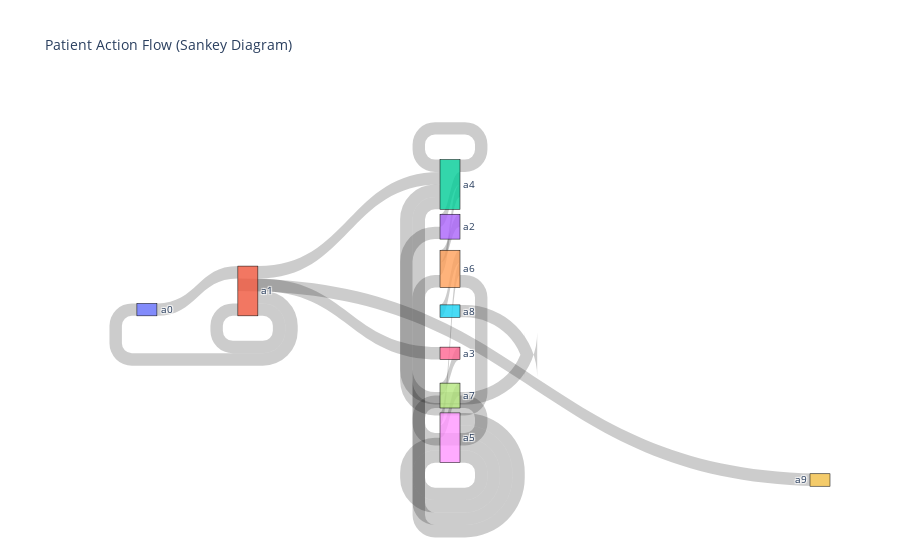

Notebook code for this chart:
### Markdown cell above
### Seeds set to zero and q-learning turned off

Total system cost: 191021

Average queue penalty: 12999798.758499999

Average clinical penalty: 5.03595042634033

Average wait time: 282.8

Average clinical variables: {'bp': 120.08947317851548, 'glucose': 89.75294481773349, 'bmi': 22.055768247153303, 'oxygen': 98.46490925347614, 
'mental_health': 80.02666899587717}

Best Q-learning action per pathway (state):

|  |  |  |
|--|--|--|
|  Pathway: d0 | Best q_threshold: 0 | Q-value: -145364.95 |
|  Pathway: d1 | Best q_threshold: 0 | Q-value: -145364.95 |
|  Pathway: d2 | Best q_threshold: 0 | Q-value: -145364.95 |
|  Pathway: d3 | Best q_threshold: 0 | Q-value: -145364.95 |
|  Pathway: d4 | Best q_threshold: 0 | Q-value: -145364.95 |
|  Pathway: d5 | Best q_threshold: 0 | Q-value: -145364.95 |
|  Pathway: d6 | Best q_threshold: 0 | Q-value: -145364.95 |
|  Pathway: d7 | Best q_threshold: 0 | Q-value: -145364.95 |
|  Pathway: d8 | Best q_threshold: 0 | Q-value: -145364.95 |
|  Pathway: d9 | Best q_threshold: 0 | Q-value: -145364.95 |

### Seeds set to zero and q-learning turned on

Total system cost: 163616

Average queue penalty: 12999828.591999998

Average clinical penalty: 6.328350329386902

Average wait time: 257.7

Average clinical variables: {'bp': 120.63535740866936, 'glucose': 89.6865658426855, 'bmi': 22.28940694735334, 'oxygen': 99.6516232944545, 'mental_health': 79.67500951039689}

Best Q-learning action per pathway (state):

|  |  |  |
|--|--|--|
|  Pathway: d0 | Best q_threshold: 2 | Q-value: -108730.24 |
|  Pathway: d1 | Best q_threshold: 0 | Q-value: -108587.29 |
|  Pathway: d2 | Best q_threshold: 1 | Q-value: -108283.71 |
|  Pathway: d3 | Best q_threshold: -1 | Q-value: -108779.38 |
|  Pathway: d4 | Best q_threshold: 2 | Q-value: -108106.44 |
|  Pathway: d5 | Best q_threshold: -1 | Q-value: -108291.01 |
|  Pathway: d6 | Best q_threshold: 2 | Q-value: -108506.32 |
|  Pathway: d7 | Best q_threshold: 1 | Q-value: -108304.15 |
|  Pathway: d8 | Best q_threshold: 3 | Q-value: -108700.88 |
|  Pathway: d9 | Best q_threshold: 3 | Q-value: -108648.17 |

### Code cell
# Display activity_log as a DataFrame (tabular form)
activity_df = pd.DataFrame(activity_log)
# filter to one example patient for clarity
example_patient_df = activity_df[activity_df['patient_id'] == 3]
example_patient_pathway_df = example_patient_df[example_patient_df['pathway_code'] == 'P4']
#example_patient_df = activity_df

display(example_patient_pathway_df.head(20))  

timesteps = sorted(example_patient_df['simulation_time'].unique())
all_pathways = sorted(example_patient_df['pathway_code'].unique())

# Build a DataFrame: index=timesteps, columns=pathways, value=1 if patient is on that pathway at that time
presence_matrix = pd.DataFrame(0, index=timesteps, columns=all_pathways)
for t in timesteps:
    active_pathways = example_patient_df[example_patient_df['simulation_time'] == t]['pathway_code'].unique()
    for pw in active_pathways:
        presence_matrix.loc[t, pw] = 1

plt.figure(figsize=(12, 4))
ax = sns.heatmap(presence_matrix.T, cmap="Greens", cbar=False, linewidths=0.5, linecolor='gray')

# Overlay red squares where the next action is 'a9' for patient 3
for idx, row in example_patient_df.iterrows():
    if row['next_aciton'] == 'a9':
        # simulation_time is x, pathway_code is y
        x = row['simulation_time'] - 1  # adjust for zero-based index in heatmap
        y = all_pathways.index(row['pathway_code'])
        ax.add_patch(plt.Rectangle((x, y), 1, 1, fill=True, color='red', alpha=0.5, lw=0))

plt.title(f"Pathway Presence Over Time for Patient 3 (Red = next action 'a9')")
plt.xlabel("Simulation Time")
plt.ylabel("Pathway")
plt.yticks(ticks=np.arange(len(all_pathways)) + 0.5, labels=all_pathways, rotation=0)
plt.show()

# Prepare data for Sankey diagram
filtered_df = example_patient_pathway_df.dropna(subset=['previous_action', 'action_name'])
sources = filtered_df['previous_action']
targets = filtered_df['action_name']
labels = list(pd.unique(pd.concat([sources, targets])))
#label_indices = {label: idx for idx, label in enumerate(labels)}
#source_indices = sources.map(label_indices)
#target_indices = targets.map(label_indices)
values = [1] * len(filtered_df)  # Each transition counts as 1

left_nodes = ['a0', 'a1']
right_nodes = ['a9']
middle_nodes = [l for l in labels if l not in left_nodes + right_nodes]
ordered_labels = left_nodes + middle_nodes + right_nodes

# Remap indices for sources and targets
label_indices_ordered = {label: idx for idx, label in enumerate(ordered_labels)}
source_indices_ordered = sources.map(label_indices_ordered)
target_indices_ordered = targets.map(label_indices_ordered)

# Set x positions: 0 for left, 1 for right, 0.5 for middle
x_positions = []
for label in ordered_labels:
    if label in left_nodes:
        x_positions.append(0.0)
    elif label in right_nodes:
        x_positions.append(1.0)
    else:
        x_positions.append(0.5)

# Optional: set y positions to spread nodes vertically
y_positions = [i / (len(ordered_labels) - 1) for i in range(len(ordered_labels))]

fig = go.Figure(data=[go.Sankey(
    node=dict(
        pad=15,
        thickness=20,
        line=dict(color="black", width=0.5),
        label=ordered_labels,
        x=x_positions,
        y=y_positions,
    ),
    link=dict(
        source=source_indices_ordered,
        target=target_indices_ordered,
        value=values,
    ))])

fig.update_layout(title_text="Patient Action Flow (Sankey Diagram)", font_size=10)
fig.show()

### Figure 1 — Plotly figure (JSON) as saved in the notebook; plotly's stock layout.template omitted (floating-point values rounded to 4 significant figures)
{"data": [{"link": {"source": [1, 0, 1, 1, 2, 3, 4, 2, 2, 4, 5, 9, 1, 6, 7, 8, 8, 4, 8, 8, 7], "target": [0, 1, 1, 2, 3, 4, 2, 2, 4, 5, 3, 1, 6, 7, 8, 8, 4, 8, 8, 7, 2], "value": [1, 1, 1, 1, 1, 1, 1, 1, 1, 1, 1, 1, 1, 1, 1, 1, 1, 1, 1, 1, 1]}, "node": {"label": ["a0", "a1", "a4", "a2", "a6", "a8", "a3", "a7", "a5", "a9"], "line": {"color": "black", "width": 0.5}, "pad": 15, "thickness": 20, "x": [0, 0, 0.5, 0.5, 0.5, 0.5, 0.5, 0.5, 0.5, 1], "y": [0, 0.1111, 0.2222, 0.3333, 0.4444, 0.5556, 0.6667, 0.7778, 0.8889, 1]}, "type": "sankey"}], "layout": {"font": {"size": 10}, "title": {"text": "Patient Action Flow (Sankey Diagram)"}}}
